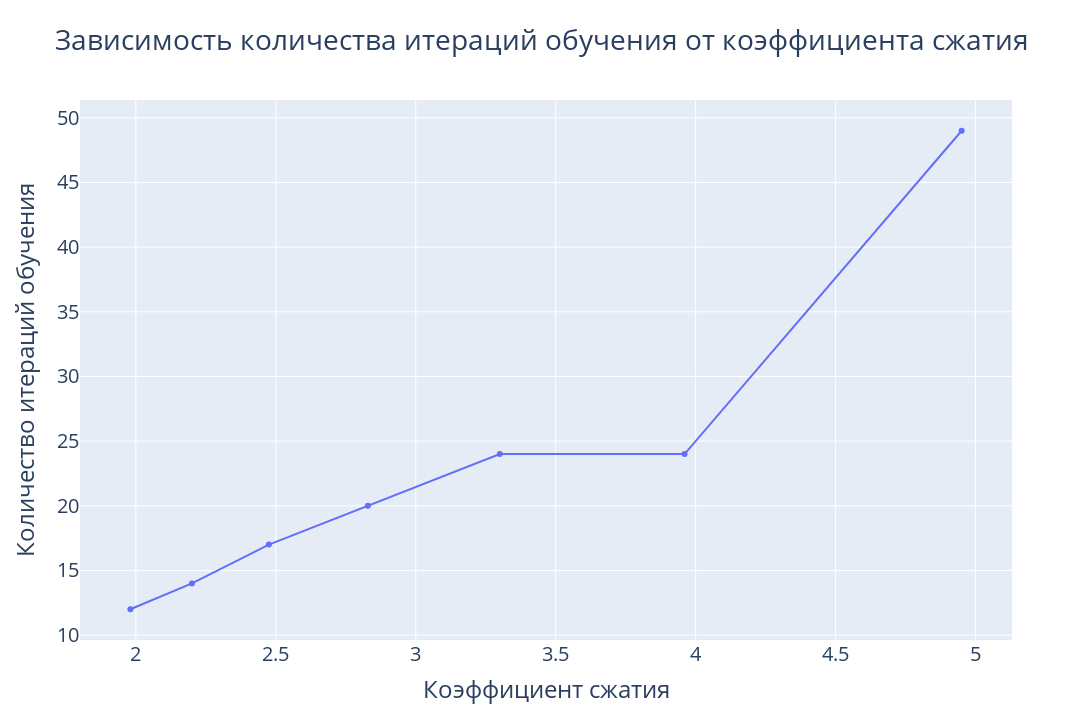

The notebook cell this image was saved under:
### Markdown cell above
## Relationship between hidden layer dimension and epochs

### Code cell
p_s = (20, 25, 30, 35, 40, 45, 50)
epochs_amount: list[int] = []
compression_rates: list[float] = []
for p in p_s:
    compression_rates.append((n*l) / ((n+l) * p + 2))
    dl = LRNN(n, p, 0.001)
    dl.train(train, 15000, learn_by_loss=True, max_loss=3000)
    epochs_amount.append(dl.epoch)
fig = go.Figure()
fig.add_trace(go.Scatter(x=compression_rates, y=epochs_amount, mode='lines+markers'))
fig.update_layout(title='Зависимость количества итераций обучения от коэффициента сжатия',
                  xaxis_title='Коэффициент сжатия',
                  yaxis_title='Количество итераций обучения',
                  height=720, width=1280,
                  font=dict(size=20))
fig.show()

### Figure 1 — Plotly figure (JSON) as saved in the notebook; plotly's stock layout.template omitted (floating-point values rounded to 4 significant figures)
{"data": [{"mode": "lines+markers", "type": "scatter", "x": [4.95, 3.96, 3.3, 2.829, 2.475, 2.2, 1.98], "y": [49, 24, 24, 20, 17, 14, 12]}], "layout": {"font": {"size": 20}, "height": 720, "title": {"text": "Зависимость количества итераций обучения от коэффициента сжатия"}, "width": 1280, "xaxis": {"title": {"text": "Коэффициент сжатия"}}, "yaxis": {"title": {"text": "Количество итераций обучения"}}}}
